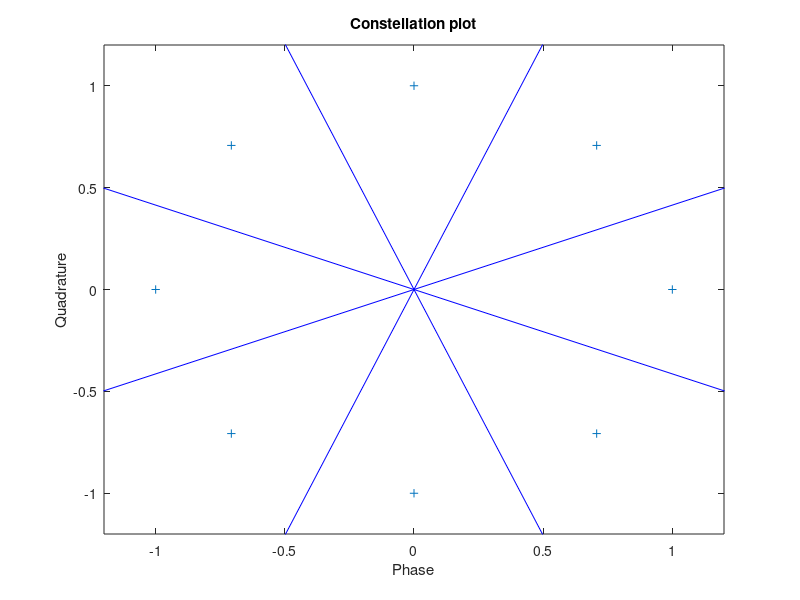

Reproduce this figure in MATLAB. (Note: this script raises an error after producing the figure.)
close all
clear

%% Input parameters
N = 3*40;    % Number of bits to transmit
Rb = 440;   % bit rate [bit/sec]
fs = 4400; % Sampling frequency [Sample/s]
Ts = 1/fs; % Sample time [s/Sample]
fc = 1000;  % Carrier frequency [Hz]
span = 6;   % Pulse-width in symbol times.

rolloff = 0.4; % Roll-off factor (ie. alpha) for Raised Cosine pulse.

%% Transmitter
% Constellation
%constellation = [(1 + 1i), (1 - 1i), (-1 -1i), (-1 + 1i)]/sqrt(2);% Constellation 1 - QPSK/4-QAM
constellation = [sqrt(2), (1 + 1i), sqrt(2)*i, (1 - 1i), -sqrt(2), (-1 -1i), -sqrt(2)*i, (-1 + 1i)]/sqrt(2);  % 8-PAM
grid on;
voronoi(real(constellation), imag(constellation))
title('Constellation plot')
xlabel("Phase"); ylabel("Quadrature");


% Preamble (including initial delay where nothing is tx'd)
delay_time = randi([1,5], 1);       % Generate a random delay between 1 and 20 samples long.
delay = zeros(1, delay_time);
preamble = [1 1 1 1 1 -1 -1 1 1 -1 1 -1 1]; % length-13 Barker code
preamble_symbs = preamble.*(1+1i)./sqrt(2); % Map preamble to symbols, so that they are 180deg apart! MUST BE MODIFIED IF USING DIFFERENT CONSTELLATION.

% Data source
b = randsrc(1,N,[0 1]); % Message bits

% Bits to Messages
M = length(constellation);      % M unique messages/symbols.
bpsymb = log2(M);       % Bits per symbol
Rsymb = Rb/bpsymb;
Tsymb = 1/Rsymb;
sps   = fs/Rsymb; % Samples per symbol. [Sample/s / Symbol/s = Sample/Symbol] 
m = buffer(b, bpsymb)'; % Group information bits into bits per symbol
m_idx = bi2de(m, 'left-msb')'+1; % Bits to symbol index, msb: the Most Significant Bit

% Message to symbol
message_symbs = constellation(m_idx);    % Map messages to constellation symbols using indices
%symbs = [delay preamble_symbs symbs]; % Prepend variable delay and preamble to message.
symbs = [delay preamble_symbs message_symbs]; % ONLY TRANSMIT PREAMBLE FOR NOW!


% Generate basic pulse
[pulse t] = rtrcpuls(rolloff, Tsymb, fs, span); % Generate basis pulse.
figure
plot(t, pulse); grid on; title('Basic pulse');

% Pulse-modulation
sps = fix(sps); % Convert explicitly to integer !!UGLY HACK!!
x_upsample = upsample(symbs, sps); % Upsample to fs.
s = conv(pulse, x_upsample); % Pulse shaping the symbol-train by convolving with basis pulse.
t_s = (0:length(s)-1).*Ts; % Signal time-axis ie. x[n]*n*Ts.

figure
subplot(221) 
plot(real(s))
grid on; title('Real pulse-modulated baseband');

subplot(223)
stem(real(x_upsample))
grid on; title('Real symbol baseband');

subplot(222) 
plot(imag(s))
grid on; title('Imag pulse-modulated baseband');

subplot(224)
stem(imag(x_upsample))
grid on; title('Imag symbol baseband');

I = real(s);
Q = imag(s);

tx_sig = I.*cos(2*pi*fc*(t_s)) - Q.*sin(2*pi*fc*(t_s));
figure
plot(t_s, tx_sig); 
title('Carrier signal')
grid on;


%% Channel (AWGN)
SNRdB = 1;
s_noisy = awgn(tx_sig, SNRdB, 'measured');
figure; plot(real(s_noisy))
title('Carrier signal with Noise')

%% Receiver
rx_I =  s_noisy.*cos(2*pi*fc*t_s);
rx_Q = -s_noisy.*sin(2*pi*fc*t_s);

figure
subplot(121)
plot(t_s, rx_I)
title('RX-I, mixed')
subplot(122)
plot(t_s, rx_Q)
title('RX-Q, mixed')

rx_I_filtered = lowpass(rx_I, fc/2, fs, 'ImpulseResponse','iir','Steepness',0.85);
rx_Q_filtered = lowpass(rx_Q, fc/2, fs, 'ImpulseResponse','iir','Steepness',0.85);

figure
subplot(121)
plot(t_s, rx_I_filtered)
title('RX-I, filtered')
subplot(122)
plot(t_s, rx_Q_filtered)
title('RX-Q, filtered')

% Matched filter
MF = fliplr(conj(pulse));        %create matched filter impulse response
MF_I_output = filter(MF, 1, rx_I_filtered); 
MF_I_output = MF_I_output(length(MF):end); %remove transient
MF_Q_output = filter(MF, 1, rx_Q_filtered); 
MF_Q_output = MF_Q_output(length(MF):end); %remove transient

figure
subplot(121)
plot(MF_I_output)
hold on
grid on; title('RX-I, matched-filtered')
subplot(122)
plot(MF_Q_output)
grid on; title('RX-Q, matched-filtered')

% Synchroniser (TODO)
rx_symbs = [MF_I_output(1:sps:end)', MF_Q_output(1:sps:end)']; % This assumes PERFECT synchronization.

% Plot sample points on baseband signal.
figure
subplot(121)
plot(MF_I_output)
hold on
stem(1:sps:length(MF_I_output), MF_I_output(1:sps:end))
grid on; title('RX-I, sampled')
subplot(122)
plot(MF_Q_output)
hold on
stem(1:sps:length(MF_Q_output), MF_Q_output(1:sps:end))
grid on; title('RX-Q, sampled')
hold off

% Unmapping to symbols
samples = rx_symbs(:,1) + 1i.*rx_symbs(:,2);
figure
hold on
voronoi(real(constellation), imag(constellation))
plot(samples, 'o')
hold off
axis square; grid on
xlim([-1 1]);
ylim([-1 1]);
title('Received samples');

% Minimum euclidean distance. First 
d = abs(repmat(samples, 1, length(constellation)) - repmat(constellation, length(samples), 1)).^2; % Compute distance of every sample symbol to every constellation point.
[~, nearest_idx] = min(d, [], 2);  % Get index of value with minimum distance to a constellation point. Traverse along column.

rx_mapped = constellation(nearest_idx); % Choose corresponding symbol.

% Preamble detection
corr = conv(rx_mapped, fliplr(preamble)); % Compare preamble to received symbol vector. Peak at end of preamble.
[~,peak_idx] = max(corr);

figure
plot( abs(corr) )
grid on; title('Preamble detection');
hold on
plot(peak_idx, abs(corr(peak_idx)), 'or')
hold off

% Symbols to messages
m_hat = rx_mapped(peak_idx+1:end); % Get symbols after preamble -> actual message.
SER = symerr(message_symbs, m_hat) 

% Messages to bits
b_hat_buffer = de2bi(nearest_idx(peak_idx+1:end)-1, bpsymb, 'left-msb')';
b_hat = b_hat_buffer(:)'; %write as a vector
BER = biterr(b, b_hat) %count of bit errors
